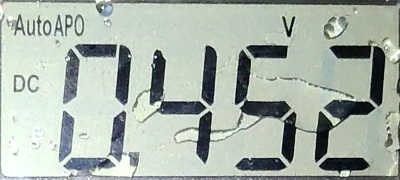
#> input picture multimeter_extractor/labeled_data/voltage/crops/voltage_t_0042s.jpg, 400 x 180 px
$ python -i test_precision_decoder.py   (imports and definitions only)
#> lines starting #> are read from the running program, lines starting #| are printed output that depends on the picture; after the words box and inside, x2 and y2 are one past the last pixel; in counts of white or black regions, pixels touching at a corner belong together
#> further down, picture is the input picture: shape (180, 400, 3); mean B, G, R 170.5, 180.3, 169.7
import cv2
import numpy as np
import json
import os

# [2 lines not run here, left out]

crops_dir = "multimeter_extractor/labeled_data/voltage/crops"

# 7-Segment Boolean Truth Table
# Segments: A (top), B (top-right), C (bottom-right), D (bottom), E (bottom-left), F (top-left), G (middle)
DIGIT_MAP = {
    (1, 1, 1, 1, 1, 1, 0): '0',
    (0, 1, 1, 0, 0, 0, 0): '1',
    (1, 1, 0, 1, 1, 0, 1): '2',
    (1, 1, 1, 1, 0, 0, 1): '3',
    (0, 1, 1, 0, 0, 1, 1): '4',
    (1, 0, 1, 1, 0, 1, 1): '5',
    (1, 0, 1, 1, 1, 1, 1): '6',
    (1, 1, 1, 0, 0, 0, 0): '7',
    (1, 1, 1, 1, 1, 1, 1): '8',
    (1, 1, 1, 1, 0, 1, 1): '9',
    (1, 1, 1, 0, 0, 1, 1): '9',
}

# The 4 fixed digit slot x-ranges (relative to 400x180 crop):
# Digit 1: x in [0.13, 0.33]
# Digit 2: x in [0.35, 0.55]
# Digit 3: x in [0.57, 0.77]
# Digit 4: x in [0.78, 0.98]
# Y-range for digits: [0.22, 0.94]
slot_boxes = [
    (0.13, 0.33),
    (0.35, 0.55),
    (0.57, 0.77),
    (0.78, 0.98)
]

def decode_crop(crop_img):
    h, w = crop_img.shape[:2]
#> h = 180; w = 400
    gray = cv2.cvtColor(crop_img, cv2.COLOR_BGR2GRAY)

    # Bilateral filter to smooth water droplets while keeping sharp segment edges
    denoised = cv2.bilateralFilter(gray, 7, 50, 50)
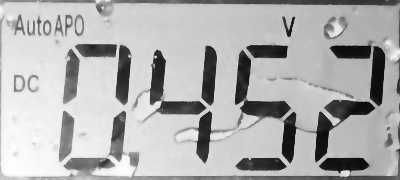
#> denoised: shape (180, 400); min 11, max 254, mean 176.2

    # Contrast enhancement
    clahe = cv2.createCLAHE(clipLimit=3.0, tileGridSize=(8, 8))
    enhanced = clahe.apply(denoised)
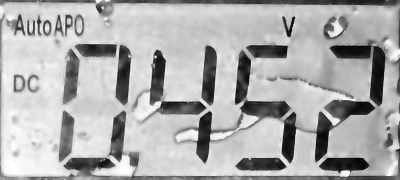
#> enhanced: shape (180, 400); min 4, max 255, mean 173.1

    # Binarize with Otsu on digit zone
    digit_zone = enhanced[int(h*0.22):int(h*0.94), int(w*0.13):int(w*0.98)]
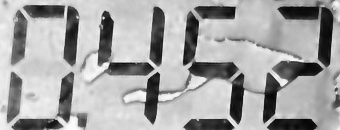
#> digit_zone: shape (130, 340); min 4, max 253, mean 163.6
    thresh_val, _ = cv2.threshold(digit_zone, 0, 255, cv2.THRESH_BINARY_INV + cv2.THRESH_OTSU)
#> thresh_val = 129
    _, binary = cv2.threshold(enhanced, float(thresh_val), 255, cv2.THRESH_BINARY_INV)
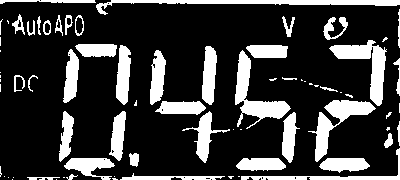
#> binary: shape (180, 400); 22.3% white; 74 white regions (33 under 20 px), largest, box (x1, y1, x2, y2) and area: (235, 50, 291, 129) 1351, (96, 0, 400, 15) 1333, (329, 40, 387, 106) 1293

    # Segments relative to each digit slot
    seg_samples = {
        'A': (0.24, 0.34, 0.20, 0.80), # top
        'B': (0.33, 0.55, 0.65, 0.98), # top-right
        'C': (0.60, 0.82, 0.65, 0.98), # bot-right
        'D': (0.82, 0.93, 0.20, 0.80), # bot
        'E': (0.60, 0.82, 0.02, 0.35), # bot-left
        'F': (0.33, 0.55, 0.02, 0.35), # top-left
        'G': (0.52, 0.62, 0.20, 0.80), # mid
    }

    chars = []
    dp_after_slot = None

    for s_idx, (x1_f, x2_f) in enumerate(slot_boxes):
        sx1, sx2 = int(x1_f * w), int(x2_f * w)
        slot_roi = binary[:, sx1:sx2]

        # Check if slot has enough dark ink to be an active digit
        # Check middle area of slot
        mid_roi = binary[int(h*0.30):int(h*0.85), sx1:sx2]
        if np.mean(mid_roi > 128) < 0.06:
            # Slot is blank (e.g. leading space in 6.23)
            continue

        bits = []
        for seg in ['A', 'B', 'C', 'D', 'E', 'F', 'G']:
            y1_f, y2_f, sx1_f, sx2_f = seg_samples[seg]
            y1, y2 = int(y1_f * h), int(y2_f * h)
            x1 = int(sx1 + sx1_f * (sx2 - sx1))
            x2 = int(sx1 + sx2_f * (sx2 - sx1))
            roi = binary[y1:y2, x1:x2]
            score = np.mean(roi > 128) if roi.size > 0 else 0
            bits.append(1 if score > 0.25 else 0)

        bt = tuple(bits)
        char = DIGIT_MAP.get(bt, None)

        if char is None:
            # Best distance match
            best_d = 99
            for p, ch in DIGIT_MAP.items():
                d = sum(abs(a - b) for a, b in zip(bt, p))
                if d < best_d and d <= 2:
                    best_d = d
                    char = ch

        if char is not None:
            chars.append(char)
            # Check for decimal point on bottom right of this slot
            dp_roi = binary[int(h*0.80):int(h*0.96), int(sx2 - (sx2-sx1)*0.25):int(sx2 + (sx2-sx1)*0.08)]
            if np.mean(dp_roi > 128) > 0.12 and dp_after_slot is None and s_idx < 3:
                dp_after_slot = len(chars)
#> this loop made 4 passes
#> pass 1, in decode_crop, `mid_roi = binary[int(h*0.30):int(h*0.85), sx1:sx2]`:
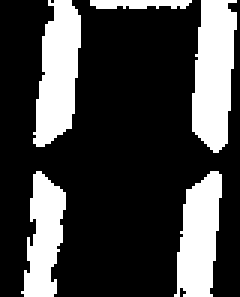
#> mid_roi: shape (99, 80) (shown 3 times larger); 26.1% white; 5 white regions, box (x1, y1, x2, y2) and area: (64, 0, 79, 51) 581, (11, 0, 27, 49) 537, (58, 57, 74, 99) 467, (7, 57, 22, 99) 398, (30, 0, 64, 3) 86
#> pass 1, in decode_crop, `dp_roi = binary[int(h*0.80):int(h*0.96), int(sx2 - (sx2-sx1)*0.25):int..`:
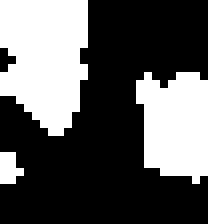
#> dp_roi: shape (28, 26) (shown 8 times larger); 35.7% white; 3 white regions (1 under 20 px), largest, box (x1, y1, x2, y2) and area: (0, 0, 11, 17) 150, (17, 9, 26, 23) 101
#> pass 2, in decode_crop, `slot_roi = binary[:, sx1:sx2]`:
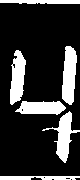
#> slot_roi: shape (180, 80); 20.7% white; 6 white regions, box (x1, y1, x2, y2) and area: (62, 46, 77, 105) 665, (42, 111, 80, 163) 609, (10, 50, 26, 105) 600, (15, 101, 66, 115) 536, (0, 0, 80, 4) 291, (0, 176, 80, 180) 280
#> after the loop, chars = ['0', '4', '5', '2']; dp_after_slot = 1

    if not chars:
        return ""

    out_str = ""
    for i, ch in enumerate(chars):
        out_str += ch
        if dp_after_slot is not None and (i + 1) == dp_after_slot:
            out_str += "."
#> this loop made 4 passes
#> (ch, out_str) on passes 1 to 4: ('0', '0.'), ('4', '0.4'), ('5', '0.45'), ('2', '0.452')

    return out_str

# Test on all 24 labeled annotations
correct = 0
# [1 line that did not run here, left out]

# [27 lines not run here, left out]

>>> import cv2
>>> picture = cv2.imread('../labeled_data/voltage/crops/voltage_t_0042s.jpg')
>>> result = decode_crop(picture)
#> result = '0.452'

$ run again, on multimeter_extractor/labeled_data/voltage/crops/voltage_t_0121s.jpg
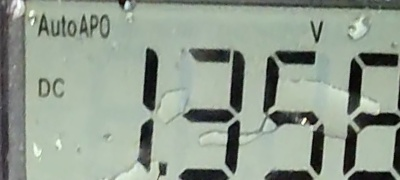
#> input picture multimeter_extractor/labeled_data/voltage/crops/voltage_t_0121s.jpg, 400 x 180 px
#> picture is the input picture: shape (180, 400, 3); mean B, G, R 143.6, 157, 145.8
#> thresh_val = 119
#> in decode_crop, `_, binary = cv2.threshold(enhanced, float(thresh_val), 255, cv2.THRESH..`:
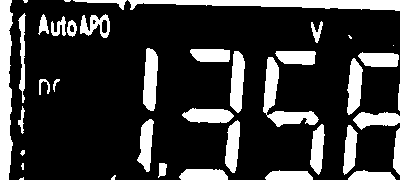
#> binary: shape (180, 400); 20.9% white; 39 white regions (7 under 20 px), largest, box (x1, y1, x2, y2) and area: (0, 0, 13, 180) 1944, (128, 0, 400, 11) 1861, (263, 57, 319, 127) 1154
#> the loop in decode_crop, `for s_idx, (x1_f, x2_f) in enumerate(slot_boxes):` made 4 passes
#> pass 2, in decode_crop, `mid_roi = binary[int(h*0.30):int(h*0.85), sx1:sx2]`:
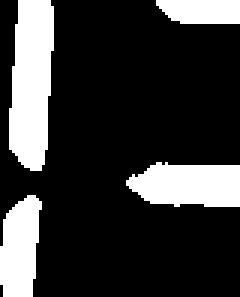
#> mid_roi: shape (99, 80) (shown 3 times larger); 21.7% white; 4 white regions, box (x1, y1, x2, y2) and area: (3, 0, 18, 57) 688, (42, 54, 80, 69) 460, (0, 65, 14, 99) 368, (52, 0, 80, 8) 201
#> after the loop in decode_crop, `for s_idx, (x1_f, x2_f) in enumerate(slot_boxes):`: best_d = 1; chars = ['1']
#> the loop in decode_crop, `for i, ch in enumerate(chars):` made 1 pass
#> (ch, out_str) on pass 1: ('1', '1')
#> result = '1'
